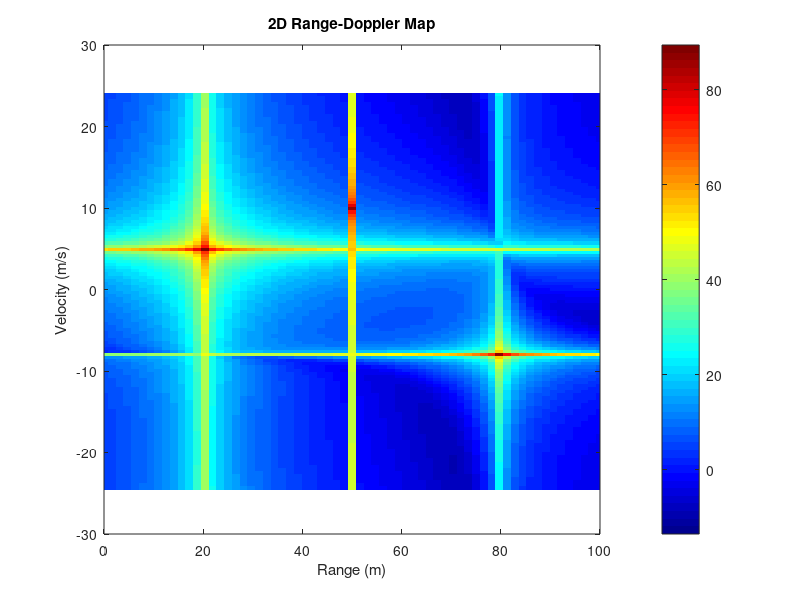

Source code (MATLAB):
c = 3e8; fc = 77e9; B = 150e6; Tchirp = 40e-6; Fs = 10e6;
N = 256; M = 128;                      
R = [20 50 80]; v = [5 10 -8]; A = [1 0.8 0.7];

lam = c / fc; S = B / Tchirp;          
t = (0:N-1) / Fs;
fb = (2 * S * R') / c;                 
fd = (2 * v') / lam;                   

rx = zeros(N, M);
for m = 1:M
    rx(:, m) = (A * exp(1j*2*pi*(fb*t + fd*m*Tchirp))).';
end

rng_fft = fft(rx, N, 1);               
RD = fftshift(fft(rng_fft, M, 2), 2);  
RD_dB = 20 * log10(abs(RD) + eps);

rng_axis = (0:N-1) * (c * Fs) / (2 * S * N);
vel_axis = ((-M/2 : M/2-1) / (M * Tchirp)) * (lam / 2);

figure;
imagesc(rng_axis, vel_axis, RD_dB.'); axis xy; colorbar; colormap jet;
xlabel('Range (m)'); ylabel('Velocity (m/s)'); title('2D Range-Doppler Map');
xlim([0 100]); ylim([-30 30]);
